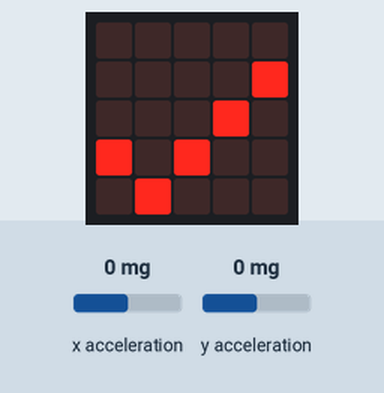
Recording of a program running on a simulated BBC micro:bit (MakeCode). Shown: the board's 5×5 LED display. Inputs (shaded band) come from the test bench; at power-on: x acceleration 0 mg, y acceleration 0 mg.

Above: at 1.2 s.
1.3 s: x acceleration set to -90 mg
3.0 s: x acceleration set to -107 mg
At 3.3 s:
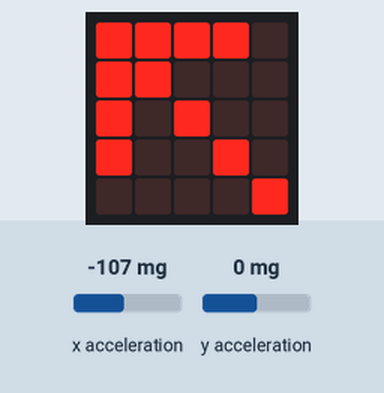
6.0 s: y acceleration set to -1440 mg
At 6.99 s:
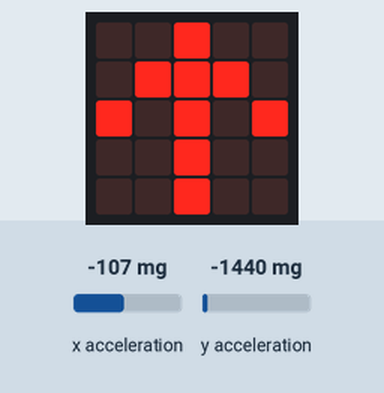
9.0 s: y acceleration set to -107 mg
10.7 s: y acceleration set to -93 mg
At 11.1 s:
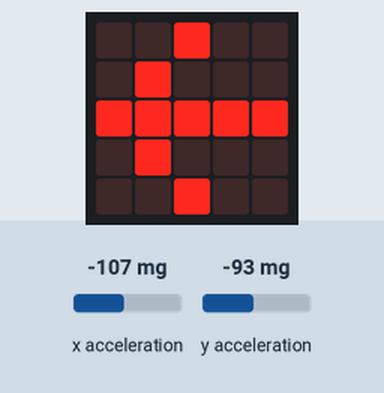
13.7 s: x acceleration set to 750 mg
At 13.98 s:
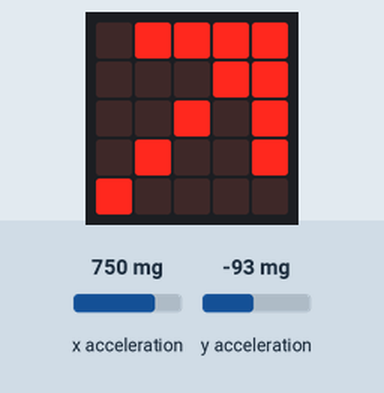
Timing chart, 0 to 16.7 s (numbered marks = the images above; inputs shaded):
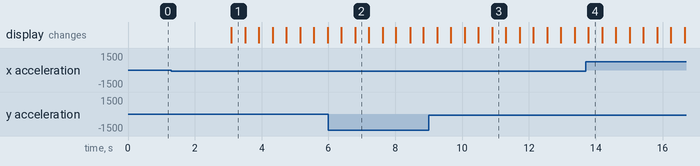

Measured:
- the behaviour switches between -100 and -101 mg on x acceleration (found by bisection; images 0 and 1)
- the behaviour switches between -101 and -100 mg on y acceleration (found by bisection; images 2 and 3)
- after the input at 1.3 s, every drawn part: stays the same
- after the input at 3.0 s, the display: changes after 0.09 s (image 1)
- after the input at 6.0 s, the display: first differs from a run without the input after 0.80 s (image 2)
- after the input at 10.7 s, the display: changes after 0.20 s (image 3)
- after the input at 13.7 s, the display: changes after 0.07 s (image 4)
- what the display in image 1 shows lasts 0.4 s, from 3.1 s to 3.5 s

The program:

main.ts
```typescript
basic.forever(function () {
    if (input.acceleration(Dimension.Y) < -100) {
        basic.showLeds(`
            . . # . .
            . # # # .
            # . # . #
            . . # . .
            . . # . .
            `)
    } else if (input.acceleration(Dimension.Y) > 100) {
        basic.showLeds(`
            . . # . .
            . . # . .
            # . # . #
            . # # # .
            . . # . .
            `)
    } else if (input.acceleration(Dimension.X) < -100) {
        basic.showLeds(`
            . . # . .
            . # . . .
            # # # # #
            . # . . .
            . . # . .
            `)
    } else if (input.acceleration(Dimension.X) > 100) {
        basic.showLeds(`
            . . # . .
            . . . # .
            # # # # #
            . . . # .
            . . # . .
            `)
    } else {
        basic.showIcon(IconNames.Yes)
    }
    if (input.acceleration(Dimension.X) < -100) {
        basic.showLeds(`
            # # # # .
            # # . . .
            # . # . .
            # . . # .
            . . . . #
            `)
    } else if (input.acceleration(Dimension.X) > 100) {
        basic.showLeds(`
            . # # # #
            . . . # #
            . . # . #
            . # . . #
            # . . . .
            `)
    } else if (false) {

    } else if (false) {

    } else {

    }
})
```

test.ts
```typescript
// les tests vont ici ; cela ne sera pas compilé si ce paquet est utilisé en tant qu'extension.
```
